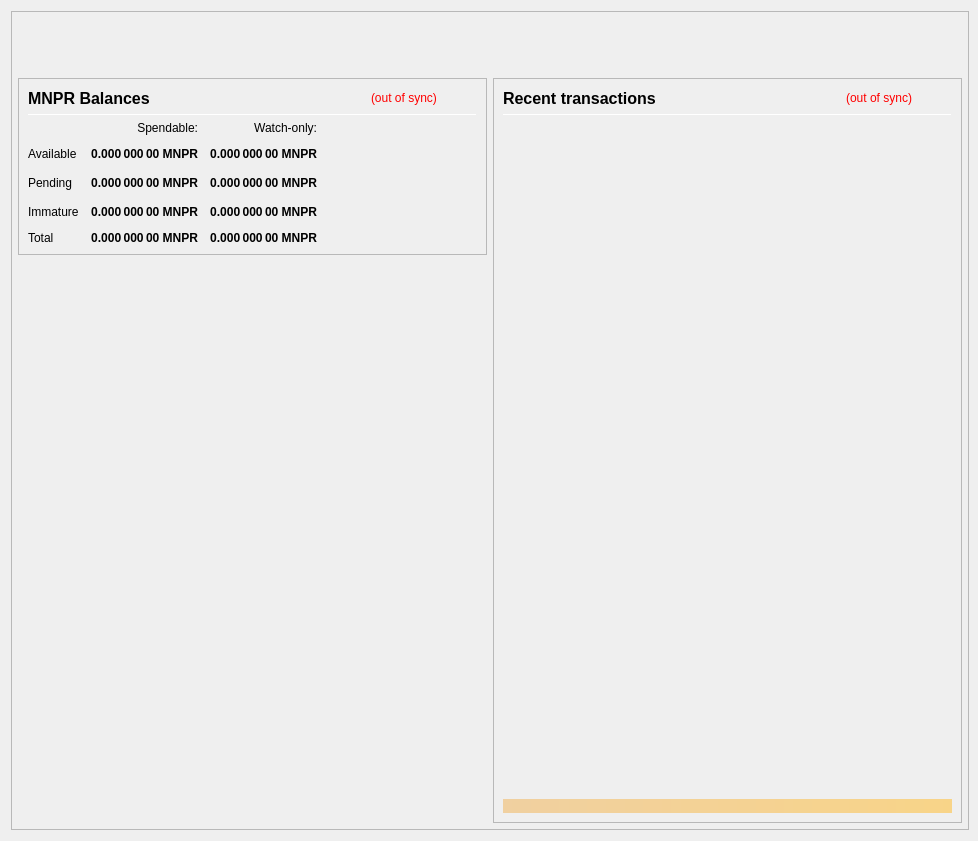
<?xml version="1.0" encoding="UTF-8"?>
<ui version="4.0">
 <class>OverviewPage</class>
 <widget class="QWidget" name="OverviewPage">
  <property name="geometry">
   <rect>
    <x>0</x>
    <y>0</y>
    <width>978</width>
    <height>841</height>
   </rect>
  </property>
  <property name="minimumSize">
   <size>
    <width>960</width>
    <height>682</height>
   </size>
  </property>
  <property name="font">
   <font>
    <weight>50</weight>
    <bold>false</bold>
   </font>
  </property>
  <property name="windowTitle">
   <string>Form</string>
  </property>
  <layout class="QVBoxLayout" name="topLayout" stretch="0">
   <property name="rightMargin">
    <number>9</number>
   </property>
   <item>
    <widget class="QFrame" name="frame_BG">
     <property name="minimumSize">
      <size>
       <width>850</width>
       <height>610</height>
      </size>
     </property>
     <property name="maximumSize">
      <size>
       <width>16777215</width>
       <height>16777215</height>
      </size>
     </property>
     <property name="frameShape">
      <enum>QFrame::StyledPanel</enum>
     </property>
     <property name="frameShadow">
      <enum>QFrame::Raised</enum>
     </property>
     <layout class="QVBoxLayout" name="verticalLayout_3" stretch="0">
      <property name="leftMargin">
       <number>0</number>
      </property>
      <property name="topMargin">
       <number>0</number>
      </property>
      <property name="rightMargin">
       <number>0</number>
      </property>
      <property name="bottomMargin">
       <number>6</number>
      </property>
      <item>
       <layout class="QVBoxLayout" name="verticalLayout_Master" stretch="0,1">
        <property name="leftMargin">
         <number>0</number>
        </property>
        <property name="topMargin">
         <number>0</number>
        </property>
        <property name="rightMargin">
         <number>0</number>
        </property>
        <property name="bottomMargin">
         <number>0</number>
        </property>
        <item>
         <widget class="QFrame" name="frame_Header">
          <layout class="QVBoxLayout" name="verticalLayout_Header" stretch="0">
           <property name="leftMargin">
            <number>0</number>
           </property>
           <property name="topMargin">
            <number>0</number>
           </property>
           <property name="rightMargin">
            <number>0</number>
           </property>
           <property name="bottomMargin">
            <number>0</number>
           </property>
           <item>
            <layout class="QHBoxLayout" name="horizontalLayout_Header" stretch="1,0">
             <property name="spacing">
              <number>6</number>
             </property>
             <item>
              <spacer name="horizontalSpacer_Header">
               <property name="orientation">
                <enum>Qt::Horizontal</enum>
               </property>
               <property name="sizeHint" stdset="0">
                <size>
                 <width>40</width>
                 <height>20</height>
                </size>
               </property>
              </spacer>
             </item>
             <item>
              <widget class="QLabel" name="labelOverviewHeaderRight">
               <property name="minimumSize">
                <size>
                 <width>464</width>
                 <height>60</height>
                </size>
               </property>
               <property name="maximumSize">
                <size>
                 <width>16777215</width>
                 <height>60</height>
                </size>
               </property>
               <property name="font">
                <font>
                 <pointsize>14</pointsize>
                </font>
               </property>
               <property name="text">
                <string/>
               </property>
               <property name="alignment">
                <set>Qt::AlignRight|Qt::AlignTrailing|Qt::AlignVCenter</set>
               </property>
              </widget>
             </item>
            </layout>
           </item>
          </layout>
         </widget>
        </item>
        <item>
         <widget class="QFrame" name="frame_Content">
          <layout class="QVBoxLayout" name="verticalLayout_Content">
           <property name="leftMargin">
            <number>6</number>
           </property>
           <property name="topMargin">
            <number>0</number>
           </property>
           <property name="rightMargin">
            <number>6</number>
           </property>
           <property name="bottomMargin">
            <number>0</number>
           </property>
           <item>
            <layout class="QHBoxLayout" name="horizontalLayout_Content" stretch="1,1">
             <property name="spacing">
              <number>6</number>
             </property>
             <item>
              <layout class="QVBoxLayout" name="verticalLayout_left" stretch="0,0">
               <item>
                <widget class="QFrame" name="frameBalances">
                 <property name="frameShape">
                  <enum>QFrame::StyledPanel</enum>
                 </property>
                 <property name="frameShadow">
                  <enum>QFrame::Raised</enum>
                 </property>
                 <layout class="QVBoxLayout" name="verticalLayout_4">
                  <item>
                   <layout class="QHBoxLayout" name="hlBalancesHeader" stretch="2,0,0">
                    <property name="spacing">
                     <number>6</number>
                    </property>
                    <item>
                     <widget class="QLabel" name="labelBalances">
                      <property name="minimumSize">
                       <size>
                        <width>0</width>
                        <height>0</height>
                       </size>
                      </property>
                      <property name="font">
                       <font>
                        <pointsize>12</pointsize>
                        <weight>75</weight>
                        <bold>true</bold>
                       </font>
                      </property>
                      <property name="text">
                       <string>MNPR Balances</string>
                      </property>
                     </widget>
                    </item>
                    <item>
                     <widget class="QLabel" name="labelWalletStatus">
                      <property name="cursor">
                       <cursorShape>WhatsThisCursor</cursorShape>
                      </property>
                      <property name="toolTip">
                       <string>The displayed information may be out of date. Your wallet automatically synchronizes with the MNPRO network after a connection is established, but this process has not completed yet.</string>
                      </property>
                      <property name="styleSheet">
                       <string notr="true">QLabel { color: red; }</string>
                      </property>
                      <property name="text">
                       <string notr="true">(out of sync)</string>
                      </property>
                      <property name="alignment">
                       <set>Qt::AlignLeading|Qt::AlignLeft|Qt::AlignVCenter</set>
                      </property>
                     </widget>
                    </item>
                    <item>
                     <spacer name="hsBalancesHeader">
                      <property name="orientation">
                       <enum>Qt::Horizontal</enum>
                      </property>
                      <property name="sizeHint" stdset="0">
                       <size>
                        <width>40</width>
                        <height>20</height>
                       </size>
                      </property>
                     </spacer>
                    </item>
                   </layout>
                  </item>
                  <item>
                   <widget class="Line" name="lineBalances">
                    <property name="minimumSize">
                     <size>
                      <width>0</width>
                      <height>1</height>
                     </size>
                    </property>
                    <property name="maximumSize">
                     <size>
                      <width>16777215</width>
                      <height>1</height>
                     </size>
                    </property>
                    <property name="orientation">
                     <enum>Qt::Horizontal</enum>
                    </property>
                   </widget>
                  </item>
                  <item>
                   <layout class="QGridLayout" name="gridLayout">
                    <property name="spacing">
                     <number>12</number>
                    </property>
                    <item row="2" column="2">
                     <widget class="QLabel" name="labelWatchPending">
                      <property name="font">
                       <font>
                        <weight>75</weight>
                        <bold>true</bold>
                       </font>
                      </property>
                      <property name="cursor">
                       <cursorShape>ArrowCursor</cursorShape>
                      </property>
                      <property name="toolTip">
                       <string>Unconfirmed transactions to watch-only addresses</string>
                      </property>
                      <property name="text">
                       <string notr="true">0.000 000 00 MNPR</string>
                      </property>
                      <property name="alignment">
                       <set>Qt::AlignRight|Qt::AlignTrailing|Qt::AlignVCenter</set>
                      </property>
                      <property name="textInteractionFlags">
                       <set>Qt::NoTextInteraction</set>
                      </property>
                     </widget>
                    </item>
                    <item row="2" column="1">
                     <widget class="QLabel" name="labelUnconfirmed">
                      <property name="font">
                       <font>
                        <weight>75</weight>
                        <bold>true</bold>
                       </font>
                      </property>
                      <property name="cursor">
                       <cursorShape>ArrowCursor</cursorShape>
                      </property>
                      <property name="toolTip">
                       <string>Total of transactions that have yet to be confirmed, and do not yet count toward the spendable balance</string>
                      </property>
                      <property name="text">
                       <string notr="true">0.000 000 00 MNPR</string>
                      </property>
                      <property name="alignment">
                       <set>Qt::AlignRight|Qt::AlignTrailing|Qt::AlignVCenter</set>
                      </property>
                      <property name="textInteractionFlags">
                       <set>Qt::NoTextInteraction</set>
                      </property>
                     </widget>
                    </item>
                    <item row="3" column="2">
                     <widget class="QLabel" name="labelWatchImmature">
                      <property name="font">
                       <font>
                        <weight>75</weight>
                        <bold>true</bold>
                       </font>
                      </property>
                      <property name="cursor">
                       <cursorShape>ArrowCursor</cursorShape>
                      </property>
                      <property name="toolTip">
                       <string>Staked or masternode rewards in watch-only addresses that has not yet matured</string>
                      </property>
                      <property name="text">
                       <string notr="true">0.000 000 00 MNPR</string>
                      </property>
                      <property name="alignment">
                       <set>Qt::AlignRight|Qt::AlignTrailing|Qt::AlignVCenter</set>
                      </property>
                      <property name="textInteractionFlags">
                       <set>Qt::NoTextInteraction</set>
                      </property>
                     </widget>
                    </item>
                    <item row="4" column="0">
                     <widget class="QLabel" name="labelTotalText">
                      <property name="text">
                       <string>Total</string>
                      </property>
                      <property name="textInteractionFlags">
                       <set>Qt::NoTextInteraction</set>
                      </property>
                     </widget>
                    </item>
                    <item row="3" column="1">
                     <widget class="QLabel" name="labelImmature">
                      <property name="font">
                       <font>
                        <weight>75</weight>
                        <bold>true</bold>
                       </font>
                      </property>
                      <property name="cursor">
                       <cursorShape>ArrowCursor</cursorShape>
                      </property>
                      <property name="toolTip">
                       <string>Staked or masternode rewards that has not yet matured</string>
                      </property>
                      <property name="text">
                       <string notr="true">0.000 000 00 MNPR</string>
                      </property>
                      <property name="alignment">
                       <set>Qt::AlignRight|Qt::AlignTrailing|Qt::AlignVCenter</set>
                      </property>
                      <property name="textInteractionFlags">
                       <set>Qt::NoTextInteraction</set>
                      </property>
                     </widget>
                    </item>
                    <item row="2" column="3">
                     <spacer name="hsBalances">
                      <property name="orientation">
                       <enum>Qt::Horizontal</enum>
                      </property>
                      <property name="sizeHint" stdset="0">
                       <size>
                        <width>40</width>
                        <height>20</height>
                       </size>
                      </property>
                     </spacer>
                    </item>
                    <item row="3" column="0">
                     <widget class="QLabel" name="labelImmatureText">
                      <property name="text">
                       <string>Immature</string>
                      </property>
                      <property name="textInteractionFlags">
                       <set>Qt::NoTextInteraction</set>
                      </property>
                     </widget>
                    </item>
                    <item row="4" column="1">
                     <widget class="QLabel" name="labelTotal">
                      <property name="font">
                       <font>
                        <weight>75</weight>
                        <bold>true</bold>
                       </font>
                      </property>
                      <property name="cursor">
                       <cursorShape>ArrowCursor</cursorShape>
                      </property>
                      <property name="toolTip">
                       <string>Your current total balance</string>
                      </property>
                      <property name="text">
                       <string notr="true">0.000 000 00 MNPR</string>
                      </property>
                      <property name="alignment">
                       <set>Qt::AlignRight|Qt::AlignTrailing|Qt::AlignVCenter</set>
                      </property>
                      <property name="textInteractionFlags">
                       <set>Qt::NoTextInteraction</set>
                      </property>
                     </widget>
                    </item>
                    <item row="4" column="2">
                     <widget class="QLabel" name="labelWatchTotal">
                      <property name="font">
                       <font>
                        <weight>75</weight>
                        <bold>true</bold>
                       </font>
                      </property>
                      <property name="cursor">
                       <cursorShape>ArrowCursor</cursorShape>
                      </property>
                      <property name="toolTip">
                       <string>Current total balance in watch-only addresses</string>
                      </property>
                      <property name="text">
                       <string notr="true">0.000 000 00 MNPR</string>
                      </property>
                      <property name="alignment">
                       <set>Qt::AlignRight|Qt::AlignTrailing|Qt::AlignVCenter</set>
                      </property>
                      <property name="textInteractionFlags">
                       <set>Qt::NoTextInteraction</set>
                      </property>
                     </widget>
                    </item>
                    <item row="0" column="2">
                     <widget class="QLabel" name="labelWatchonly">
                      <property name="text">
                       <string>Watch-only:</string>
                      </property>
                      <property name="alignment">
                       <set>Qt::AlignRight|Qt::AlignTrailing|Qt::AlignVCenter</set>
                      </property>
                     </widget>
                    </item>
                    <item row="1" column="0">
                     <widget class="QLabel" name="labelBalanceText">
                      <property name="text">
                       <string>Available</string>
                      </property>
                      <property name="textInteractionFlags">
                       <set>Qt::NoTextInteraction</set>
                      </property>
                     </widget>
                    </item>
                    <item row="1" column="1">
                     <widget class="QLabel" name="labelBalance">
                      <property name="font">
                       <font>
                        <weight>75</weight>
                        <bold>true</bold>
                       </font>
                      </property>
                      <property name="cursor">
                       <cursorShape>ArrowCursor</cursorShape>
                      </property>
                      <property name="toolTip">
                       <string>Your current spendable balance</string>
                      </property>
                      <property name="text">
                       <string notr="true">0.000 000 00 MNPR</string>
                      </property>
                      <property name="alignment">
                       <set>Qt::AlignRight|Qt::AlignTrailing|Qt::AlignVCenter</set>
                      </property>
                      <property name="textInteractionFlags">
                       <set>Qt::NoTextInteraction</set>
                      </property>
                     </widget>
                    </item>
                    <item row="1" column="2">
                     <widget class="QLabel" name="labelWatchAvailable">
                      <property name="font">
                       <font>
                        <weight>75</weight>
                        <bold>true</bold>
                       </font>
                      </property>
                      <property name="cursor">
                       <cursorShape>ArrowCursor</cursorShape>
                      </property>
                      <property name="toolTip">
                       <string>Your current balance in watch-only addresses</string>
                      </property>
                      <property name="text">
                       <string notr="true">0.000 000 00 MNPR</string>
                      </property>
                      <property name="alignment">
                       <set>Qt::AlignRight|Qt::AlignTrailing|Qt::AlignVCenter</set>
                      </property>
                      <property name="textInteractionFlags">
                       <set>Qt::NoTextInteraction</set>
                      </property>
                     </widget>
                    </item>
                    <item row="2" column="0">
                     <widget class="QLabel" name="labelPendingText">
                      <property name="text">
                       <string>Pending</string>
                      </property>
                      <property name="textInteractionFlags">
                       <set>Qt::NoTextInteraction</set>
                      </property>
                     </widget>
                    </item>
                    <item row="0" column="1">
                     <widget class="QLabel" name="labelSpendable">
                      <property name="text">
                       <string>Spendable:</string>
                      </property>
                      <property name="alignment">
                       <set>Qt::AlignRight|Qt::AlignTrailing|Qt::AlignVCenter</set>
                      </property>
                     </widget>
                    </item>
                   </layout>
                  </item>
                 </layout>
                </widget>
               </item>
               <item>
                <spacer name="verticalSpacer">
                 <property name="orientation">
                  <enum>Qt::Vertical</enum>
                 </property>
                 <property name="sizeHint" stdset="0">
                  <size>
                   <width>20</width>
                   <height>40</height>
                  </size>
                 </property>
                </spacer>
               </item>
              </layout>
             </item>
             <item>
              <layout class="QVBoxLayout" name="verticalLayout_right" stretch="1">
               <item>
                <widget class="QFrame" name="frame_RecentTransactions">
                 <property name="minimumSize">
                  <size>
                   <width>0</width>
                   <height>0</height>
                  </size>
                 </property>
                 <property name="frameShape">
                  <enum>QFrame::StyledPanel</enum>
                 </property>
                 <property name="frameShadow">
                  <enum>QFrame::Raised</enum>
                 </property>
                 <layout class="QVBoxLayout" name="verticalLayout_1" stretch="0,0,0,0,0">
                  <item>
                   <layout class="QHBoxLayout" name="horizontalLayout_2" stretch="2,0,0">
                    <property name="spacing">
                     <number>3</number>
                    </property>
                    <item>
                     <widget class="QLabel" name="label_4">
                      <property name="minimumSize">
                       <size>
                        <width>0</width>
                        <height>20</height>
                       </size>
                      </property>
                      <property name="font">
                       <font>
                        <pointsize>12</pointsize>
                        <weight>75</weight>
                        <bold>true</bold>
                       </font>
                      </property>
                      <property name="text">
                       <string>Recent transactions</string>
                      </property>
                     </widget>
                    </item>
                    <item>
                     <widget class="QLabel" name="labelTransactionsStatus">
                      <property name="cursor">
                       <cursorShape>WhatsThisCursor</cursorShape>
                      </property>
                      <property name="toolTip">
                       <string>The displayed information may be out of date. Your wallet automatically synchronizes with the MNPRO network after a connection is established, but this process has not completed yet.</string>
                      </property>
                      <property name="styleSheet">
                       <string notr="true">QLabel { color: red; }</string>
                      </property>
                      <property name="text">
                       <string notr="true">(out of sync)</string>
                      </property>
                      <property name="alignment">
                       <set>Qt::AlignRight|Qt::AlignTrailing|Qt::AlignVCenter</set>
                      </property>
                     </widget>
                    </item>
                    <item>
                     <spacer name="horizontalSpacer">
                      <property name="orientation">
                       <enum>Qt::Horizontal</enum>
                      </property>
                      <property name="sizeHint" stdset="0">
                       <size>
                        <width>40</width>
                        <height>20</height>
                       </size>
                      </property>
                     </spacer>
                    </item>
                   </layout>
                  </item>
                  <item>
                   <widget class="Line" name="line">
                    <property name="minimumSize">
                     <size>
                      <width>0</width>
                      <height>1</height>
                     </size>
                    </property>
                    <property name="maximumSize">
                     <size>
                      <width>16777215</width>
                      <height>1</height>
                     </size>
                    </property>
                    <property name="orientation">
                     <enum>Qt::Horizontal</enum>
                    </property>
                   </widget>
                  </item>
                  <item>
                   <widget class="QListView" name="listTransactions">
                    <property name="minimumSize">
                     <size>
                      <width>0</width>
                      <height>0</height>
                     </size>
                    </property>
                    <property name="styleSheet">
                     <string notr="true">QListView { background: transparent; }</string>
                    </property>
                    <property name="frameShape">
                     <enum>QFrame::NoFrame</enum>
                    </property>
                    <property name="verticalScrollBarPolicy">
                     <enum>Qt::ScrollBarAlwaysOff</enum>
                    </property>
                    <property name="horizontalScrollBarPolicy">
                     <enum>Qt::ScrollBarAlwaysOff</enum>
                    </property>
                    <property name="selectionMode">
                     <enum>QAbstractItemView::NoSelection</enum>
                    </property>
                   </widget>
                  </item>
                  <item>
                   <spacer name="verticalSpacer_2">
                    <property name="orientation">
                     <enum>Qt::Vertical</enum>
                    </property>
                    <property name="sizeType">
                     <enum>QSizePolicy::Expanding</enum>
                    </property>
                    <property name="sizeHint" stdset="0">
                     <size>
                      <width>20</width>
                      <height>40</height>
                     </size>
                    </property>
                   </spacer>
                  </item>
                  <item>
                   <widget class="QLabel" name="labelAlerts">
                    <property name="maximumSize">
                     <size>
                      <width>16777215</width>
                      <height>16777215</height>
                     </size>
                    </property>
                    <property name="styleSheet">
                     <string notr="true">background-color: qlineargradient(x1: 0, y1: 0, x2: 1, y2: 0, stop:0 #F0D0A0, stop:1 #F8D488); color:#000000;</string>
                    </property>
                    <property name="text">
                     <string/>
                    </property>
                    <property name="wordWrap">
                     <bool>true</bool>
                    </property>
                    <property name="margin">
                     <number>3</number>
                    </property>
                   </widget>
                  </item>
                 </layout>
                </widget>
               </item>
              </layout>
             </item>
            </layout>
           </item>
          </layout>
         </widget>
        </item>
       </layout>
      </item>
     </layout>
    </widget>
   </item>
  </layout>
 </widget>
 <resources/>
 <connections/>
</ui>
